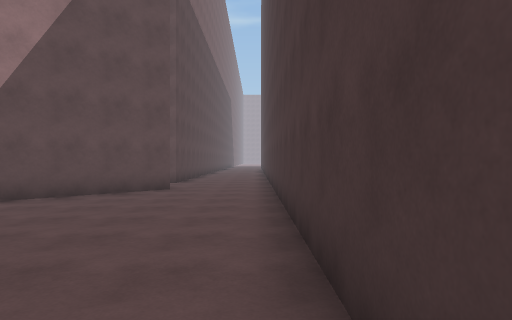
view 1 (above)

24 first-person views from a walk through a Unity game level. The camera is 1.5 m above the floor, looks level and sees 75° across. The floor is counted in squares, 2 m on a side. Each view is taken from the middle of a square. On the plan, view 1 faces up. The plan holds only what a view shows up to about 11 squares ahead; the rest is blank. The place goes on beyond the plan. The player is left out.

view 2
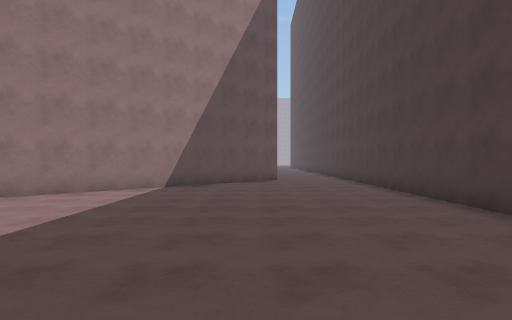

view 3
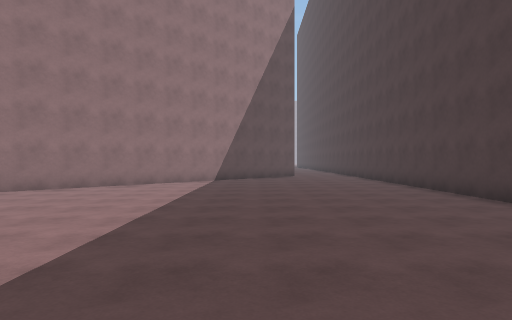

view 4
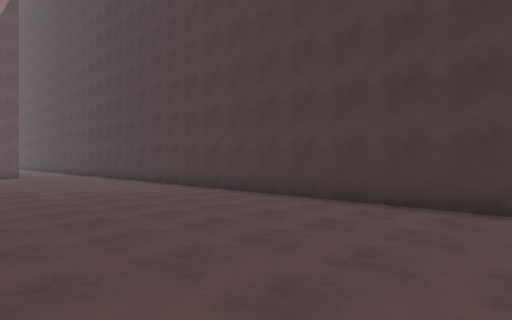

view 5
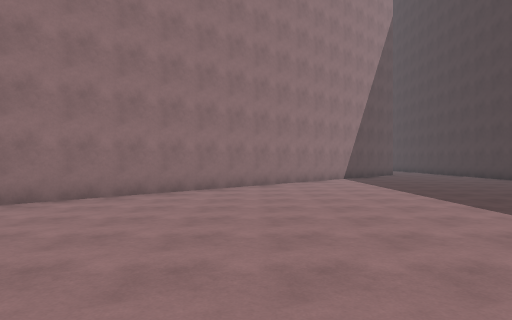

view 6
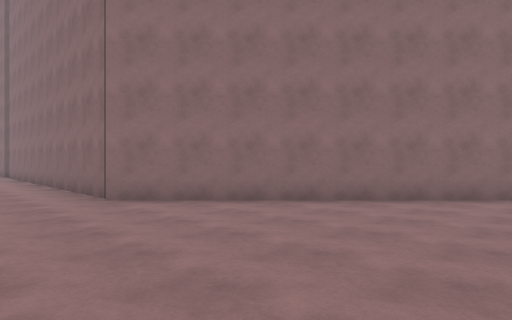

view 7
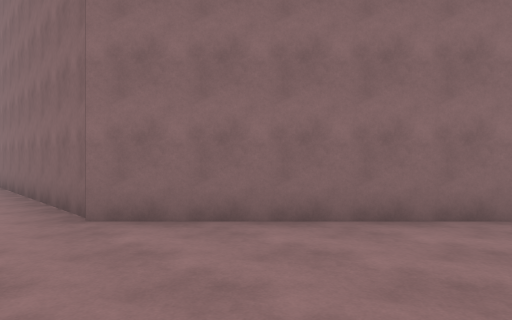

view 8
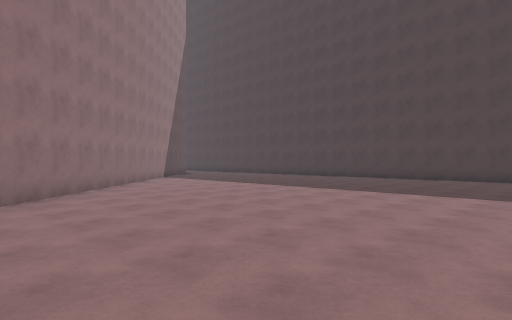

view 9
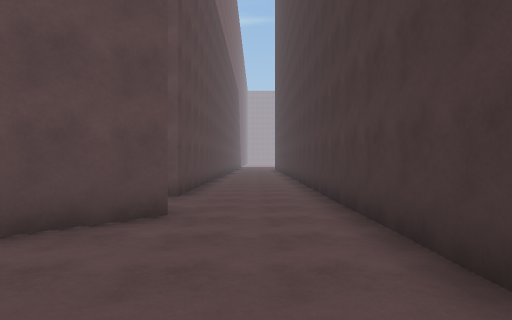

view 10
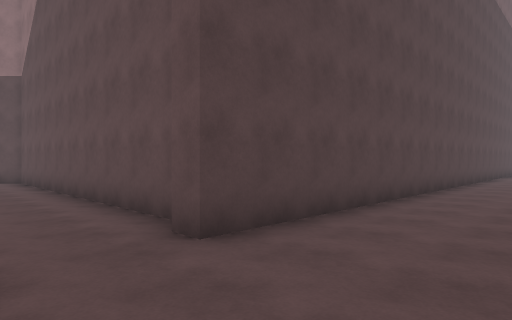

view 11
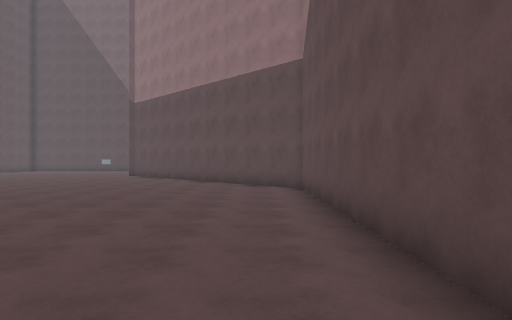

view 12
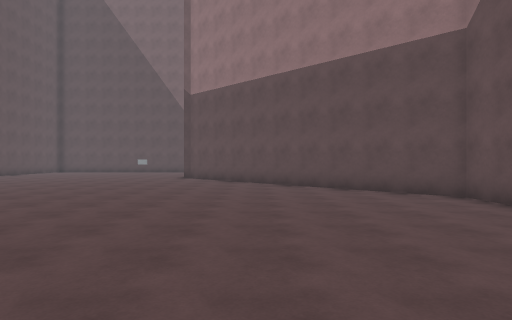

view 13
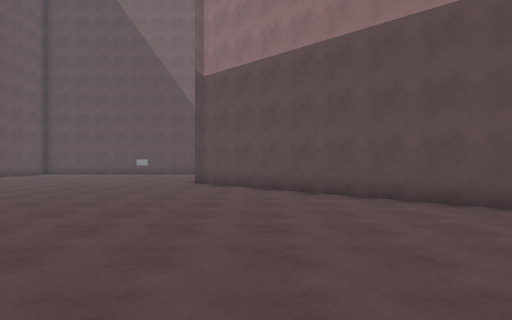

view 14
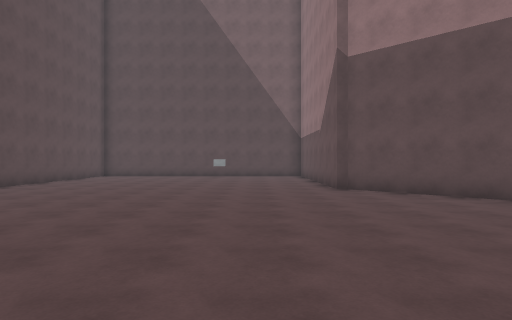

view 15
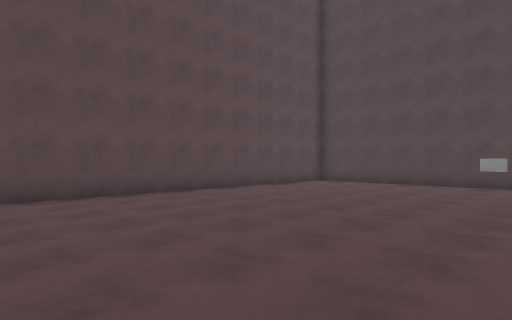

view 16
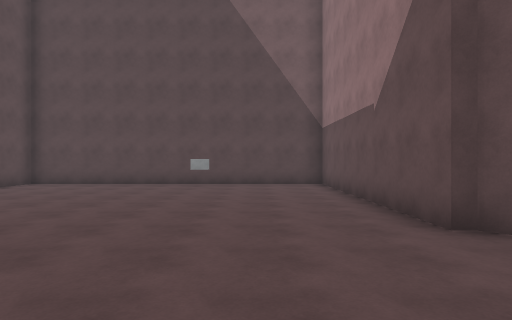

view 17
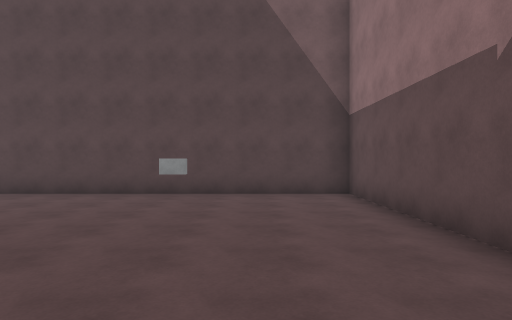

view 18
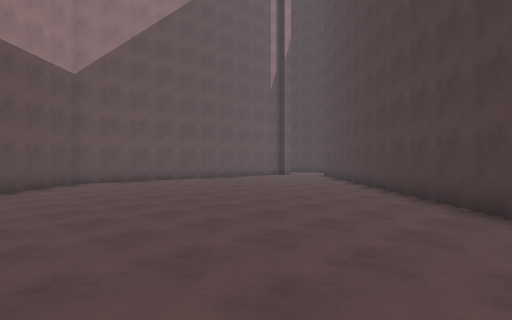

view 19
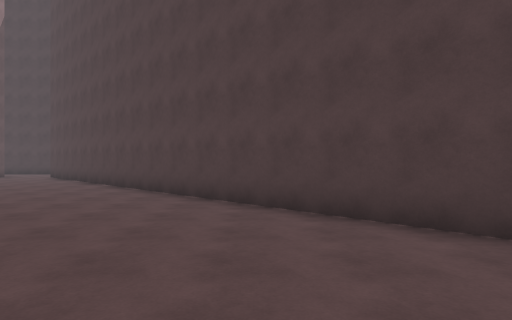

view 20
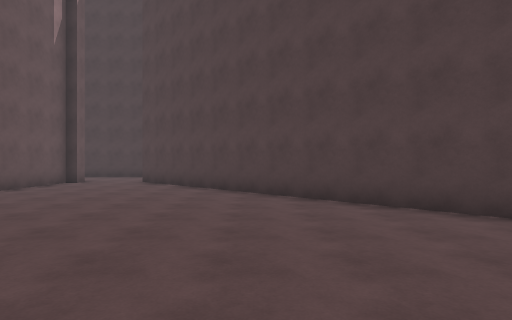

view 21
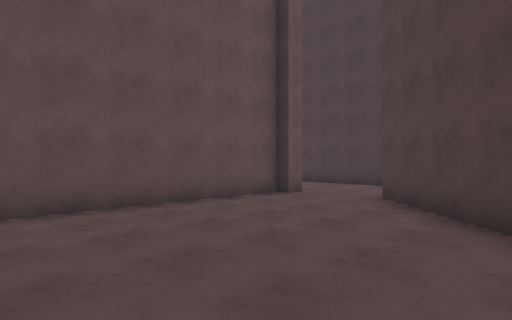

view 22
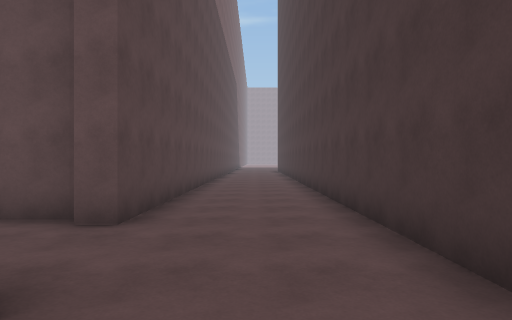

view 23
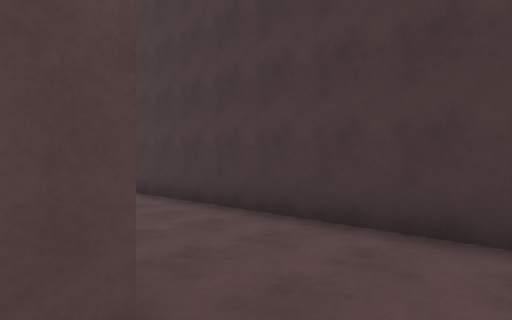

view 24
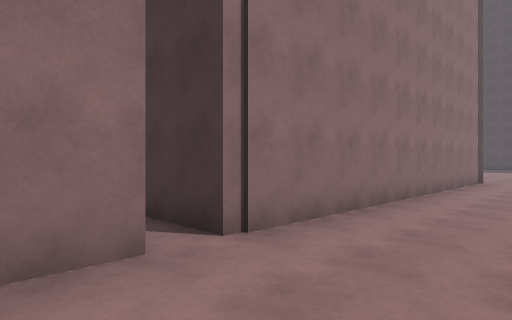

### Floor plan
Points are (right, up) in squares from view 1. A wall is a line through its corners. A room is listed if a view was taken in it or the views show most of it. See-through windows are left out.
Room 1 (views 1, 2, 3, 4, 5, 6, 7, 8, 9, 10, 22, 24)
walls: (-16.6, -5.5) (-26.9, -5.5); (0.5, -7.4) (0.5, 18); (-2.2, 8.5) (-16.3, -5.6); (-27.6, -5.5) (-28.8, -5.5); (-2.6, 18.5) (-2.6, 10.8)
ways out: opening at (-3, 9.5) to room 2; gap at (-28, -5)
Room 2 (views 11, 12, 13, 14, 15, 16, 17, 18, 19, 20, 21, 23)
walls: (-19.5, 4.1) (-26.4, 4.1) (-26.4, -5) (-16.9, -5); (-13.9, -2.4) (-2.6, 8.9); (-2.6, 10.8) (-3.1, 10.8) (-3.1, 11.2) (-12.7, 11.2) (-19.6, 4.3)
ways out: opening at (-3, 9.5) to room 1
objects: other object (-25, 0)

Where each view was taken, in squares from view 1:
view 1: 0 up, 0 right, facing up
view 2: 4 down, 3 left, facing up
view 3: 7 down, 4 left, facing up
view 4: 8 down, 5 left, facing up-right
view 5: 8 down, 9 left, facing up
view 6: 8 down, 10 left, facing up-left
view 7: 7 down, 12 left, facing up-left
view 8: 8 down, 13 left, facing up-right
view 9: 4 up, 1 left, facing up
view 10: 9 up, 0 right, facing up-left
view 11: 10 up, 4 left, facing left
view 12: 7 up, 6 left, facing left
view 13: 6 up, 9 left, facing left
view 14: 2 up, 11 left, facing left
view 15: 2 up, 16 left, facing down-left
view 16: 2 up, 16 left, facing left
view 17: 2 up, 19 left, facing left
view 18: 0 up, 16 left, facing up-right
view 19: 0 up, 17 left, facing right
view 20: 5 up, 14 left, facing right
view 21: 6 up, 9 left, facing up-right
view 22: 7 up, 1 left, facing up
view 23: 10 up, 3 left, facing up-right
view 24: 8 down, 29 left, facing up-right
